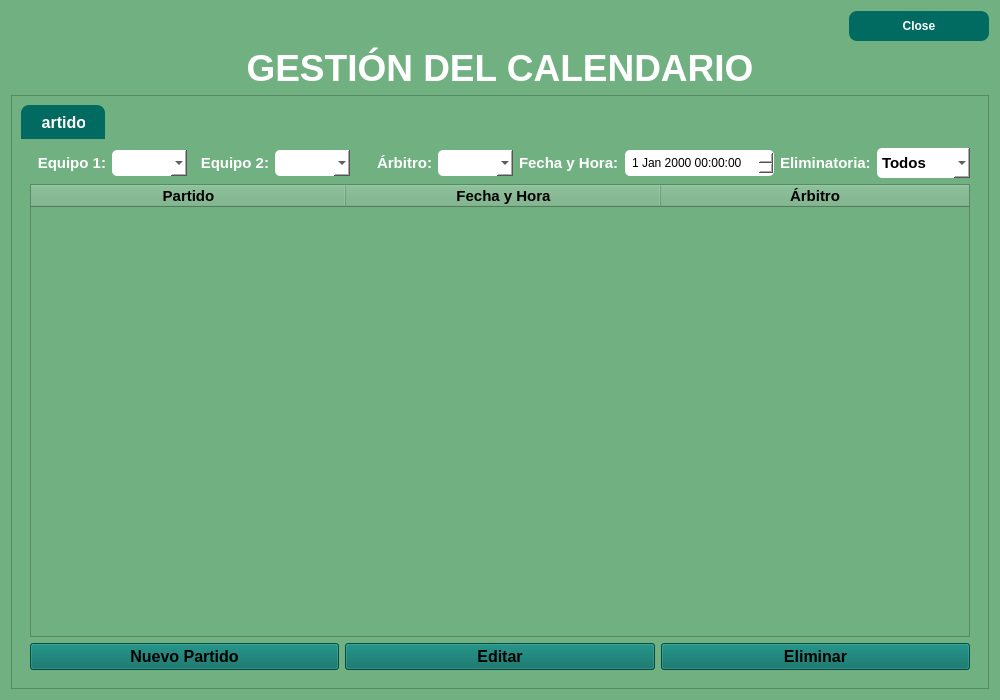
<?xml version="1.0" encoding="UTF-8"?>
<ui version="4.0">
 <class>DialogCalendario</class>
 <widget class="QDialog" name="DialogCalendario">
  <property name="geometry">
   <rect>
    <x>0</x>
    <y>0</y>
    <width>1000</width>
    <height>700</height>
   </rect>
  </property>
  <property name="minimumSize">
   <size>
    <width>900</width>
    <height>600</height>
   </size>
  </property>
  <property name="windowTitle">
   <string>Gestión del Calendario</string>
  </property>
  <property name="styleSheet">
   <string notr="true">background-color: rgb(113, 177, 129);</string>
  </property>
  <layout class="QVBoxLayout" name="verticalLayout">
   <item>
    <widget class="QDialogButtonBox" name="buttonBox">
     <property name="font">
      <font>
       <pointsize>15</pointsize>
      </font>
     </property>
     <property name="styleSheet">
      <string notr="true">QPushButton {
    background-color: rgb(1, 107, 97);
    color: white;
    border-radius: 8px;
    padding: 8px 20px;
    font-weight: bold;
    min-width: 100px;
}
QPushButton:hover {
    background-color: rgb(113, 177, 129);
}</string>
     </property>
     <property name="standardButtons">
      <set>QDialogButtonBox::StandardButton::Close</set>
     </property>
    </widget>
   </item>
   <item>
    <widget class="QLabel" name="lblTitulo">
     <property name="font">
      <font>
       <pointsize>28</pointsize>
       <bold>true</bold>
      </font>
     </property>
     <property name="styleSheet">
      <string notr="true">color: rgb(255, 255, 255);</string>
     </property>
     <property name="text">
      <string>GESTIÓN DEL CALENDARIO</string>
     </property>
     <property name="alignment">
      <set>Qt::AlignmentFlag::AlignCenter</set>
     </property>
    </widget>
   </item>
   <item>
    <widget class="QFrame" name="frameContenido">
     <property name="frameShape">
      <enum>QFrame::Shape::StyledPanel</enum>
     </property>
     <layout class="QVBoxLayout" name="verticalLayout_contenido">
      <item>
       <widget class="QTabWidget" name="tabWidget">
        <property name="styleSheet">
         <string notr="true">QTabWidget::pane {
    background-color: rgb(1, 107, 97);
    border-radius: 10px;
}
QTabBar::tab {
    background-color: rgb(113, 177, 129);
    color: white;
    padding: 10px 20px;
    margin-right: 5px;
    border-top-left-radius: 8px;
    border-top-right-radius: 8px;
    font-weight: bold;
    font-size: 12pt;
}
QTabBar::tab:selected {
    background-color: rgb(1, 107, 97);
}
QTabBar::tab:hover {
    background-color: #93da97;
    color: rgb(1, 107, 97);
}</string>
        </property>
        <widget class="QWidget" name="tabPartidos">
         <attribute name="title">
          <string>Partidos</string>
         </attribute>
         <layout class="QVBoxLayout" name="verticalLayoutPartidos">
          <item>
           <layout class="QHBoxLayout" name="horizontalLayoutFiltros">
            <item>
             <widget class="QLabel" name="lblEquipo1">
              <property name="font">
               <font>
                <pointsize>11</pointsize>
                <bold>true</bold>
               </font>
              </property>
              <property name="styleSheet">
               <string notr="true">color: rgb(255, 255, 255);</string>
              </property>
              <property name="text">
               <string>Equipo 1:</string>
              </property>
              <property name="alignment">
               <set>Qt::AlignmentFlag::AlignRight|Qt::AlignmentFlag::AlignTrailing|Qt::AlignmentFlag::AlignVCenter</set>
              </property>
             </widget>
            </item>
            <item>
             <widget class="QComboBox" name="cmbEquipo1">
              <property name="styleSheet">
               <string notr="true">QComboBox {background-color:white; border-radius:5px; padding:5px; color:black;}</string>
              </property>
             </widget>
            </item>
            <item>
             <widget class="QLabel" name="lblEquipo2">
              <property name="font">
               <font>
                <pointsize>11</pointsize>
                <bold>true</bold>
               </font>
              </property>
              <property name="styleSheet">
               <string notr="true">color: white;</string>
              </property>
              <property name="text">
               <string>Equipo 2:</string>
              </property>
              <property name="alignment">
               <set>Qt::AlignmentFlag::AlignRight|Qt::AlignmentFlag::AlignTrailing|Qt::AlignmentFlag::AlignVCenter</set>
              </property>
             </widget>
            </item>
            <item>
             <widget class="QComboBox" name="cmbEquipo2">
              <property name="styleSheet">
               <string notr="true">QComboBox {background-color:white; border-radius:5px; padding:5px; color:black;}</string>
              </property>
             </widget>
            </item>
            <item>
             <widget class="QLabel" name="lblArbitro">
              <property name="font">
               <font>
                <pointsize>11</pointsize>
                <bold>true</bold>
               </font>
              </property>
              <property name="styleSheet">
               <string notr="true">color:white
;</string>
              </property>
              <property name="text">
               <string>Árbitro:</string>
              </property>
              <property name="alignment">
               <set>Qt::AlignmentFlag::AlignRight|Qt::AlignmentFlag::AlignTrailing|Qt::AlignmentFlag::AlignVCenter</set>
              </property>
             </widget>
            </item>
            <item>
             <widget class="QComboBox" name="cmbArbitro">
              <property name="styleSheet">
               <string notr="true">QComboBox {background-color:white; border-radius:5px; padding:5px; color:black;}
</string>
              </property>
             </widget>
            </item>
            <item>
             <widget class="QLabel" name="lblFecha">
              <property name="font">
               <font>
                <pointsize>11</pointsize>
                <bold>true</bold>
               </font>
              </property>
              <property name="styleSheet">
               <string notr="true">color:white
;</string>
              </property>
              <property name="text">
               <string>Fecha y Hora:</string>
              </property>
             </widget>
            </item>
            <item>
             <widget class="QDateTimeEdit" name="dtFechaHora">
              <property name="styleSheet">
               <string notr="true">QDateTimeEdit {background-color:white; border-radius:5px; padding:5px; color:black;}</string>
              </property>
             </widget>
            </item>
            <item>
             <widget class="QLabel" name="lblEliminatoria">
              <property name="font">
               <font>
                <pointsize>11</pointsize>
                <bold>true</bold>
               </font>
              </property>
              <property name="styleSheet">
               <string notr="true">color:white
;</string>
              </property>
              <property name="text">
               <string>Eliminatoria:</string>
              </property>
             </widget>
            </item>
            <item>
             <widget class="QComboBox" name="cmbEliminatoria">
              <property name="font">
               <font>
                <pointsize>11</pointsize>
                <bold>true</bold>
               </font>
              </property>
              <property name="styleSheet">
               <string notr="true">QComboBox {background-color:white; border-radius:5px; padding:5px; color:black;}
</string>
              </property>
              <item>
               <property name="text">
                <string>Todos</string>
               </property>
              </item>
              <item>
               <property name="text">
                <string>Octavos</string>
               </property>
              </item>
              <item>
               <property name="text">
                <string>Cuartos</string>
               </property>
              </item>
              <item>
               <property name="text">
                <string>Semifinal</string>
               </property>
              </item>
              <item>
               <property name="text">
                <string>Final</string>
               </property>
              </item>
             </widget>
            </item>
           </layout>
          </item>
          <item>
           <widget class="QTreeWidget" name="treePartidos">
            <property name="font">
             <font>
              <pointsize>14</pointsize>
              <bold>true</bold>
             </font>
            </property>
            <property name="layoutDirection">
             <enum>Qt::LayoutDirection::LeftToRight</enum>
            </property>
            <property name="styleSheet">
             <string notr="true">QTreeWidget {background-color:#93da97; border-radius:5px;} QTreeWidget::item:selected {background-color: rgb(1,107,97); color:white;} QHeaderView::section {background-color: rgb(1,107,97); color:white; font-weight:bold; padding:5px;}

QHeaderView::section {
    background-color: rgb(1, 107, 97);
    color: black;
    padding: 8px;
    border: 2px solid #93da97;
    font-weight: bold;
    qproperty-alignment: AlignCenter; /* CENTRA el texto */
}

 qproperty-alignment: AlignCenter; /* CENTRA el texto */</string>
            </property>
            <property name="verticalScrollBarPolicy">
             <enum>Qt::ScrollBarPolicy::ScrollBarAsNeeded</enum>
            </property>
            <property name="alternatingRowColors">
             <bool>true</bool>
            </property>
            <attribute name="headerDefaultSectionSize">
             <number>315</number>
            </attribute>
            <column>
             <property name="text">
              <string>Partido</string>
             </property>
             <property name="font">
              <font>
               <pointsize>11</pointsize>
               <stylestrategy>PreferAntialias</stylestrategy>
              </font>
             </property>
             <property name="textAlignment">
              <set>AlignCenter</set>
             </property>
            </column>
            <column>
             <property name="text">
              <string>Fecha y Hora</string>
             </property>
             <property name="font">
              <font>
               <pointsize>11</pointsize>
              </font>
             </property>
             <property name="textAlignment">
              <set>AlignCenter</set>
             </property>
            </column>
            <column>
             <property name="text">
              <string>Árbitro</string>
             </property>
             <property name="font">
              <font>
               <pointsize>11</pointsize>
              </font>
             </property>
             <property name="textAlignment">
              <set>AlignCenter</set>
             </property>
            </column>
           </widget>
          </item>
          <item>
           <layout class="QHBoxLayout" name="horizontalLayoutBotones">
            <item>
             <widget class="QPushButton" name="btnNuevoPartido">
              <property name="font">
               <font>
                <pointsize>12</pointsize>
                <bold>true</bold>
               </font>
              </property>
              <property name="styleSheet">
               <string notr="true">background-color: rgb(1, 107, 97);</string>
              </property>
              <property name="text">
               <string>Nuevo Partido</string>
              </property>
             </widget>
            </item>
            <item>
             <widget class="QPushButton" name="btnEditarPartido">
              <property name="font">
               <font>
                <pointsize>12</pointsize>
                <bold>true</bold>
               </font>
              </property>
              <property name="styleSheet">
               <string notr="true">background-color: rgb(1, 107, 97);</string>
              </property>
              <property name="text">
               <string>Editar</string>
              </property>
             </widget>
            </item>
            <item>
             <widget class="QPushButton" name="btnEliminarPartido">
              <property name="font">
               <font>
                <pointsize>12</pointsize>
                <bold>true</bold>
               </font>
              </property>
              <property name="styleSheet">
               <string notr="true">background-color: rgb(1, 107, 97);</string>
              </property>
              <property name="text">
               <string>Eliminar</string>
              </property>
             </widget>
            </item>
           </layout>
          </item>
         </layout>
        </widget>
       </widget>
      </item>
     </layout>
    </widget>
   </item>
  </layout>
 </widget>
 <resources/>
 <connections>
  <connection>
   <sender>buttonBox</sender>
   <signal>rejected()</signal>
   <receiver>DialogCalendario</receiver>
   <slot>reject()</slot>
   <hints>
    <hint type="sourcelabel">
     <x>20</x>
     <y>20</y>
    </hint>
    <hint type="destinationlabel">
     <x>20</x>
     <y>20</y>
    </hint>
   </hints>
  </connection>
 </connections>
</ui>
